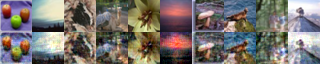
#> input picture model--reconstructing_full_extra_FC0_iter_30000--prototxt--reconstructFull_FC0_test.png, 320 x 64 px; the run also reads 1 picture not shown here
$ python psnr.py model--reconstructing_full_extra_FC0_iter_30000--prototxt--reconstructFull_FC0_test.png model--reconstructing_full_extra_FC0_iter_30000--prototxt--reconstructFull_FC0.png   (Python 2 division)
#> lines starting #> are read from the running program, lines starting #| are printed output that depends on the picture
# from https://gist.github.com/attilaolah/1940208

import math

import Image
import Levenshtein


class BWImageCompare(object):
    """Compares two images (b/w)."""

    _pixel = 255
    _colour = False

    def __init__(self, imga, imgb, maxsize=64):
        """Save a copy of the image objects."""
#> called with maxsize = 64

        sizea, sizeb = imga.size, imgb.size
#> sizea = (320, 64); sizeb = (320, 64)

        newx = min(sizea[0], sizeb[0], maxsize)
#> newx = 64
        newy = min(sizea[1], sizeb[1], maxsize)
#> newy = 64

        # Rescale to a common size:
        imga = imga.resize((newx, newy), Image.BICUBIC)
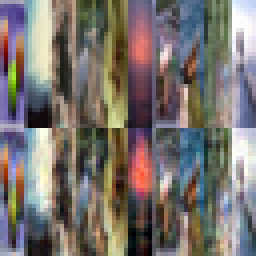
#> imga: PIL image 64x64 RGB (shown 4 times larger); mean R, G, B 120.5, 113.9, 109.8
        imgb = imgb.resize((newx, newy), Image.BICUBIC)
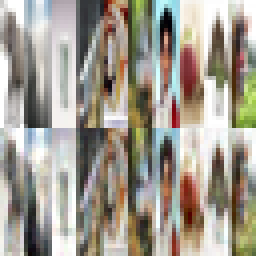
#> imgb: PIL image 64x64 RGB (shown 4 times larger); mean R, G, B 161.4, 155.5, 144.2

        if not self._colour:
            # Store the images in B/W Int format
            imga = imga.convert('I')
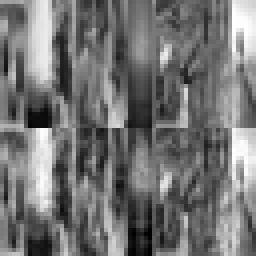
#> imga: PIL image 64x64 I (shown 4 times larger); min 0, max 255, mean 115.4
            imgb = imgb.convert('I')
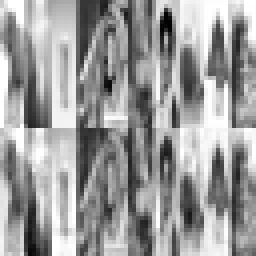
#> imgb: PIL image 64x64 I (shown 4 times larger); min 1, max 255, mean 156

        self._imga = imga
        self._imgb = imgb

        # Store the common image size
        self.x, self.y = newx, newy
#> self.x = 64; self.y = 64

    def _img_int(self, img):
        """Convert an image to a list of pixels."""

        x, y = img.size

        for i in xrange(x):
            for j in xrange(y):
                yield img.getpixel((i, j))

    @property
    def imga_int(self):
        """Return a tuple representing the first image."""

        if not hasattr(self, '_imga_int'):
            self._imga_int = tuple(self._img_int(self._imga))
#> self._imga_int = 4096 values, max 255 at index 3715, min 0 at index 2170, mean 115.4

        return self._imga_int

    @property
    def imgb_int(self):
        """Return a tuple representing the second image."""

        if not hasattr(self, '_imgb_int'):
            self._imgb_int = tuple(self._img_int(self._imgb))
#> self._imgb_int = 4096 values, max 255 at index 14, min 1 at index 2694, mean 156

        return self._imgb_int

    @property
    def mse(self):
        """Return the mean square error between the two images."""

        if not hasattr(self, '_mse'):
            tmp = sum((a-b)**2 for a, b in zip(self.imga_int, self.imgb_int))
#> tmp = 28429741
            self._mse = float(tmp) / self.x / self.y
#> self._mse = 6940.9

        return self._mse

    @property
    def psnr(self):
        """Calculate the peak signal-to-noise ratio."""

        if not hasattr(self, '_psnr'):
            self._psnr = 20 * math.log(self._pixel / math.sqrt(self.mse), 10)
#> self._psnr = 9.72

        return self._psnr

    # [22 lines left out: functions nrmsd, levenshtein, not called in this run]


class ImageCompare(BWImageCompare):
    """Compares two images (colour)."""

    _pixel = 255 ** 3
    _colour = True

    # [30 lines left out: functions _img_int, levenshtein, not called in this run]


class FuzzyImageCompare(object):
    """Compares two images based on the previous comparison values."""

    # [70 lines left out: functions __init__, compare, similarity, not called in this run]


if __name__ == '__main__':

    import sys

    if len(sys.argv) < 3:
        print 'usage: %s image-file-1.jpg image-file-2.jpg ...' % sys.argv[0]
        sys.exit()

    tot = len(sys.argv) - 1
    tot = (tot ** 2 - tot) / 2

    print 'Comparing %d images:' % tot

    images = {}
    for img in sys.argv[1:]:
        images[img] = Image.open(img)

    # [21 lines of commented-out code are left out]
    print "base:", sys.argv[1]
    for img in sys.argv[2:]:
        if img != sys.argv[1]:
            print img
            image = Image.open(img)
            cmp2 = BWImageCompare(images[sys.argv[1]], image)
            # cmp2 = BWImageCompare(image, images[sys.argv[1]])
            print 'psnr %.2f' % (cmp2.psnr)
#| psnr 9.72
